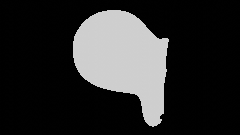
#> input picture SCREEN/ssd1306_128x64_i2c_2/monkey.gif, 240 x 135 px
$ python gif2oled.py   (older library calls are emulated)
#> lines starting #> are read from the running program, lines starting #| are printed output that depends on the picture
from PIL import Image
import sys
import os
from io import BytesIO
import binascii
import traceback


'''
    参考链接
    https://stackoverflow.com/questions/10269099/pil-convert-gif-frames-to-jpg
'''
curdir = "./"
os.chdir(curdir)

def processImage(in_file, saveImg=True):
#> called with in_file = 'monkey.gif', saveImg = True
    try:
        if "gif"  in in_file:
            im = Image.open(in_file)
#> im is the input picture: PIL image 240x135 P; min 0, max 207, mean 44.9
        else:
            im = Image.open(in_file)

    except IOError:
        print("Cant load", in_file)
        sys.exit(1)

    # 截取文件名
    filename = in_file.split('.')[0]

    i = 0
    #if "gif"  in in_file:
        #mypalette = im.getpalette()

    arr_name_all = ''  # 存取数组
    arr_size_all = ''  # 存储数组容量

    try:
        with open(filename + '.h', 'w', encoding='utf-8') as f:  # 写入文件
            f.write('#include <pgmspace.h> \n\n')
            while 1:
                print('.', end="")
                #if "gif"  in in_file:
                    #im.putpalette(mypalette)
                new_im = Image.new("RGB", im.size)
                new_im.paste(im)

                # 缩放图像，
                width = new_im.size[0]  # 获取原始图像宽度
                height = new_im.size[1]  # 获取原始图像高度
                new_width = 240  # 等比例缩放后的图像高度，根据实际需要调整
                # print(width, " ", height)
                if width > new_width:
                    ratio = round(new_width / width, 3)  # 缩放系数
                    new_im = new_im.resize((int(width * ratio)+1, int(height * ratio)+1), Image.ANTIALIAS)
                    print("new size w,h",int(width * ratio), int(height * ratio))
                # 获取图像字节流，转16进制格式
                img_byte = BytesIO()  # 获取字节流
                new_im.save(img_byte, format='jpeg')
                # print(img_byte.getvalue())

                # 16进制字符串
                img_hex = binascii.hexlify(img_byte.getvalue()).decode('utf-8')

                arr_name = filename + '_' + str(i)
                arr_size = 0  # 记录数组长度
                arr_name_all += arr_name + ','

                # 将ac --> 0xac
                f.write('const uint8_t ' + arr_name + '[] PROGMEM = { \n')  # 写前
                for index, x in zip(range(len(img_hex)), range(0, len(img_hex), 2)):
                    temp_hex = '0x' + img_hex[x:x + 2] + ', '
                    # 30个数据换行
                    if (index + 1) % 30 == 0:
                        temp_hex += '\n'

                    f.write(temp_hex)  # 写入文件
                    arr_size += 1
                f.write('\n};\n\n')  # 写结尾
                i += 1
                arr_size_all += str(arr_size) + ','

                # 保存一帧帧图像
                if saveImg:
                    if not os.path.exists('./out_img'):
                        os.mkdir('./out_img')
                    if not os.path.exists('./out_img/' + filename):
                        os.mkdir('./out_img/' + filename)
                    new_im.save('./out_img/' + filename + '/' + str(i) + '.jpg')

                try:
                    im.seek(im.tell() + 1)
                except EOFError:
                    # 动图读取结束
                    f.write('const uint8_t *' + filename + '[' + str(i) + '] PROGMEM { ' + arr_name_all + '};\n')
                    f.write('const uint32_t ' + filename + '_size[' + str(i) + '] PROGMEM { ' + arr_size_all + '};')
                    print("成功保存文件为：" + filename + '.h')
                    break
#> this loop made 60 passes
#> pass 2, in processImage, `new_im.save('./out_img/' + filename + '/' + str(i) + '.jpg')`:
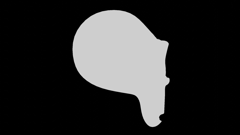
#> saved as 2.jpg: PIL image 240x135 RGB; min 0, max 224, mean 44.9
#> after the loop, i = 60

    except EOFError as e:
        print(e.args)
        print(traceback.format_exc())
        pass  # end of sequence


if __name__ == '__main__':
    # for i in range(1,7):
    #     print("============","icon"+str(i)+"a.jpg")
    #     processImage("icon"+str(i)+"a.jpg", True)
    processImage("monkey.gif", True)
    # im=Image.open("foo0.bmp")
    # print ("img info:",im.format,im.size)
